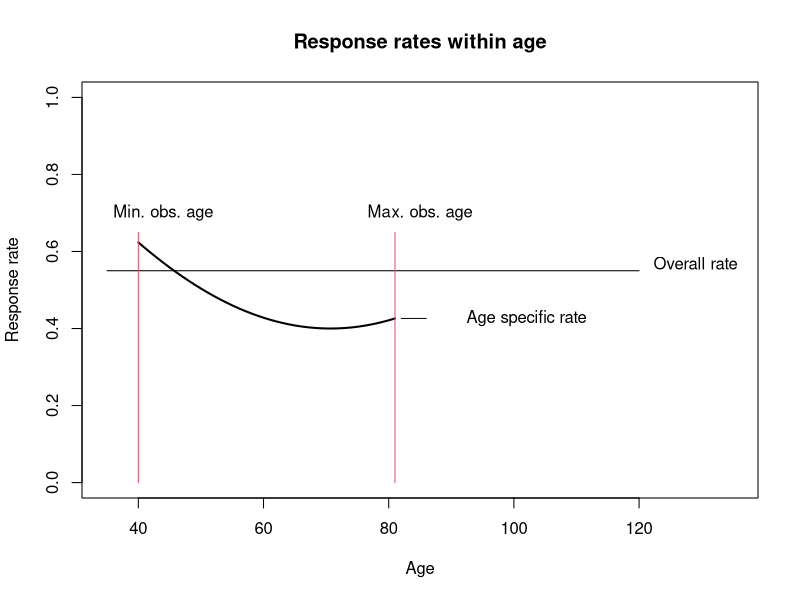
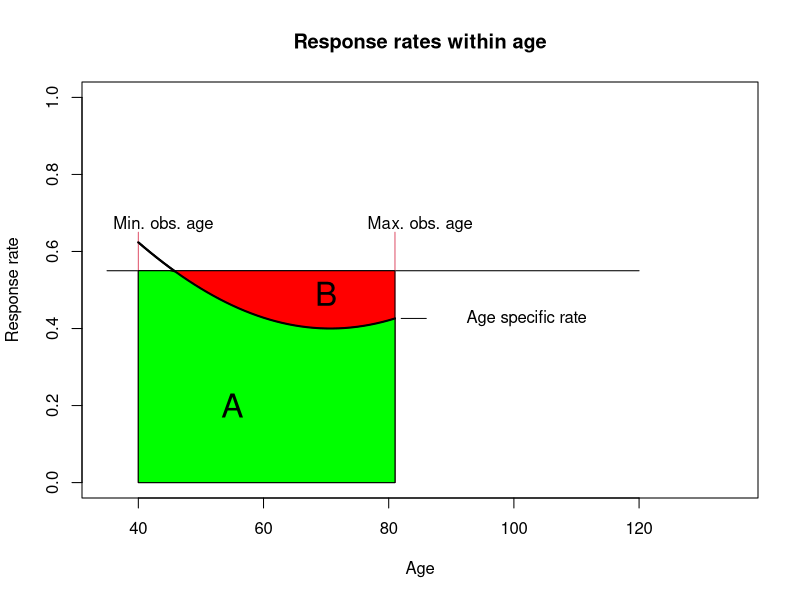

Reproduce these figures in R, in order.
## ---- chunk 1
knitr::opts_chunk$set(echo = TRUE)
## ---- chunk 2
obs_age <- seq(from=40,to=81,by=1)
pot_age <- seq(from=35,to=120,by=1)
overall_rate <- 0.55
age_specific_rate <- -sin(obs_age/45)+1.4

plot(x=pot_age,y=rep(overall_rate,length(pot_age)),type="l",ylim=c(0,1),xlim=c(min(pot_age),max(pot_age)+15),xlab="Age",ylab="Response rate",main="Response rates within age")

text(x=129,y=0.57,"Overall rate")

lines(y=age_specific_rate,x=obs_age,col=9,lwd=2)
lines(y=rep(age_specific_rate[length(obs_age)],10),x=seq(from=max(obs_age)+1,to=max(obs_age)+5,length=10))
text(y=age_specific_rate[length(obs_age)],x=102,"Age specific rate")

lines(x=rep(40,10),y=seq(from=0,to=0.65,length=10),col=2)
text(x=min(obs_age)+4,y=0.7,"Min. obs. age")

lines(x=rep(max(obs_age),10),y=seq(from=0,to=0.65,length=10),col=2)
text(x=max(obs_age)+4,y=0.7,"Max. obs. age")
## ---- chunk 3
obs_age <- seq(from=40,to=81,by=1)
pot_age <- seq(from=35,to=120,by=1)
overall_rate <- 0.55
age_specific_rate <- -sin(obs_age/45)+1.4
plot(x=pot_age,y=rep(overall_rate,length(pot_age)),type="l",ylim=c(0,1),xlim=c(min(pot_age),max(pot_age)+15),xlab="Age",ylab="Response rate",main="Response rates within age")


lines(y=age_specific_rate,x=obs_age,col=9,lwd=2)
lines(y=rep(age_specific_rate[length(obs_age)],10),x=seq(from=max(obs_age)+1,to=max(obs_age)+5,length=10))
text(y=age_specific_rate[length(obs_age)],x=102,"Age specific rate")
lines(x=rep(40,10),y=seq(from=0,to=0.65,length=10),col=2)
text(x=min(obs_age)+4,y=0.67,"Min. obs. age")

lines(x=rep(max(obs_age),10),y=seq(from=0,to=0.65,length=10),col=2)
text(x=max(obs_age)+4,y=0.67,"Max. obs. age")


polygon(c(min(obs_age), max(obs_age), max(obs_age),min(obs_age)), c(0, 0,0.55,0.55), col="red")

polygon(c(obs_age, max(obs_age), 40), 
        c(ifelse(-sin(obs_age/45)+1.4>0.55,0.55,-sin(obs_age/45)+1.4), 0,0 ), col="green")

text(55,0.2,"A",cex=2)
text(70,0.49,"B",cex=2)
lines(y=age_specific_rate,x=obs_age,col=9,lwd=2)
